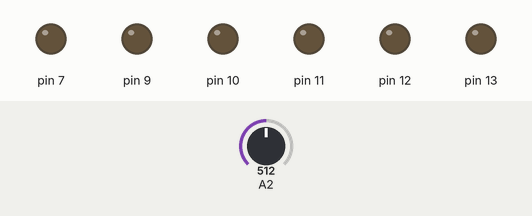
Bench run of a sketch on a simulated Arduino Uno, built with avr-gcc and run on an emulated ATmega328P. Parts: output pins drawn as LEDs (lit = HIGH). The test bench sets the inputs (shaded band); at power-on: A2 = 512.

Above: at 1.2 s.
1.3 s: A2 set to 315
2.8 s: A2 set to 286
At 3.6 s:
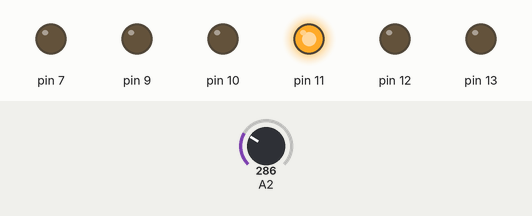
4.3 s: A2 set to 384
5.8 s: A2 set to 412
At 7.0 s:
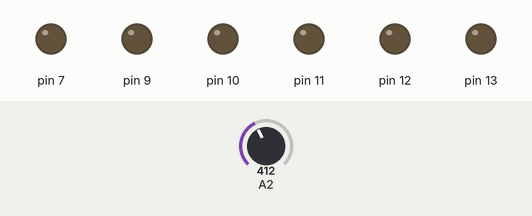
7.3 s: A2 set to 122
At 8.3 s:
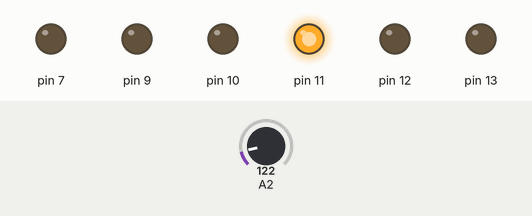
Timing chart, 0 to 9.8 s (numbered marks = the images above; inputs shaded):
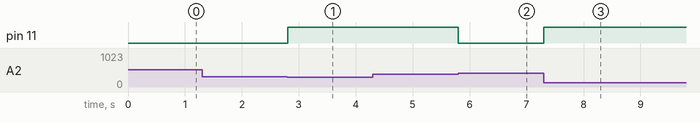

The sketch:

ubike.ino
```cpp
#include <AutoBreak.h>
#include <Horn.h>
#include <Setas.h>
#include <Autolight.h>

Autolight autolight(0,13,12);
Horn horn(1,7);
Setas setas(2,3,10,9,280, A1);
AutoBreak autobreak(11,A2);

void setup() {
  Serial.begin(9600);
}

void loop() {
   //autolight.execute();
   //setas.execute();
   //horn.execute();
   autobreak.execute();
}
```

Measured:
- the behaviour switches between 300 and 299 on A2 (found by bisection; images 0 and 1)
- the behaviour switches between 400 and 401 on A2 (found by bisection; images 1 and 2)
- after the input at 1.3 s, every drawn part: stays the same
- after the input at 2.8 s, pin 11: LOW → HIGH at once
- after the input at 4.3 s, every drawn part: stays the same
- after the input at 5.8 s, pin 11: HIGH → LOW at once
- after the input at 7.3 s, pin 11: LOW → HIGH at once
